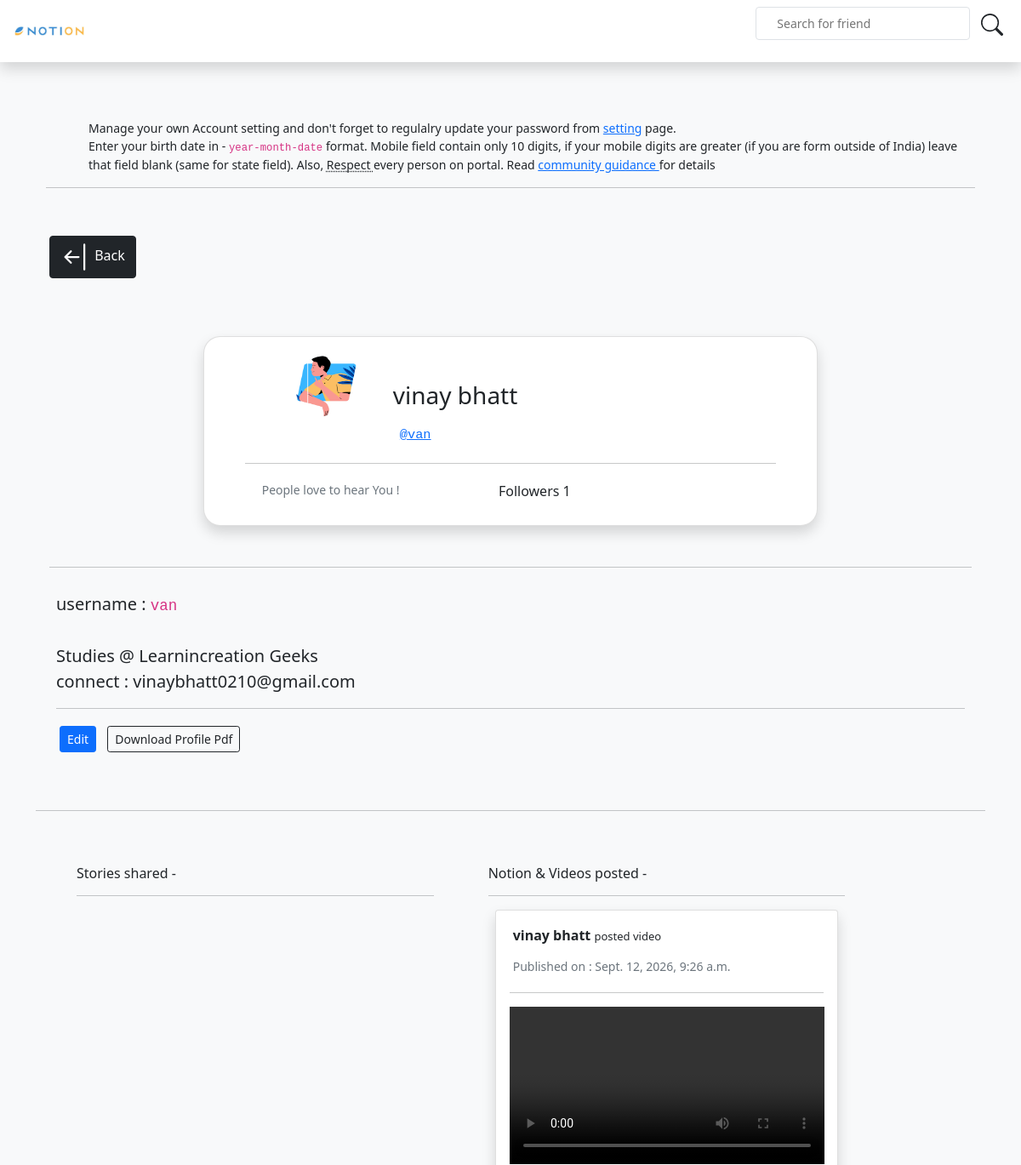
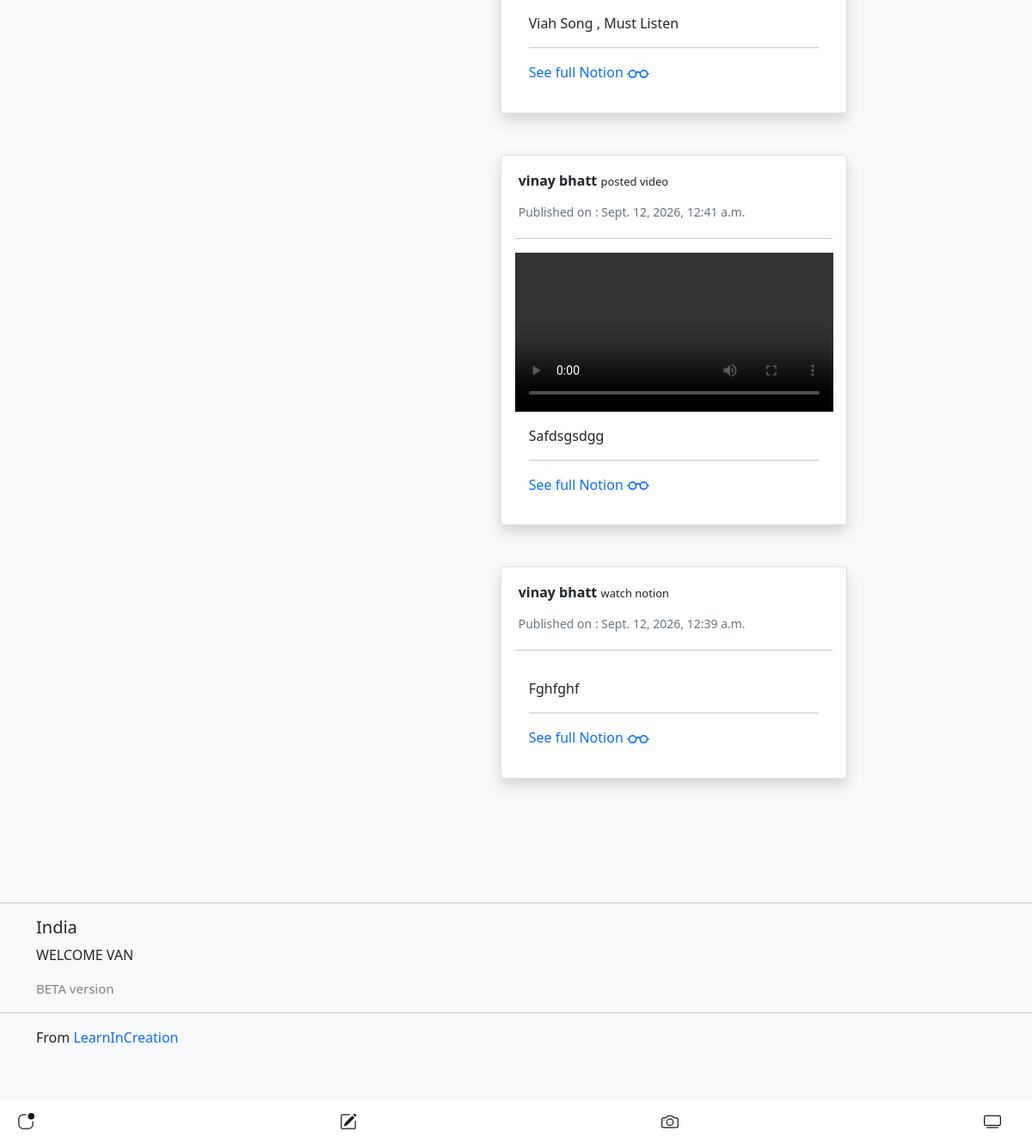
/accounts/profile/1/ (signed in), run on the app's committed database (2 pictures, top to bottom).
### accounts/models.py (models this page shows, shortened)
class UserProfile(models.Model):
    user = models.OneToOneField(User, primary_key=True, verbose_name='user', related_name='profile', on_delete=models.CASCADE)
    bio = models.CharField(max_length=500, blank=True, null= True)
    mobile = models.CharField(max_length=10, blank=True, null= True)
    birth_date = models.DateField(null=True, blank=True)
    relationship = models.CharField( max_length=30 , choices= relation , null=True , blank=True)
    academicbackground = models.CharField( max_length=40, choices=standard , null=True , blank=True)
    school_name = models.CharField(max_length=250, blank=True, null= True)
    address = models.CharField(max_length=250, blank=True, null= True)
    address_line_2 = models.CharField(max_length=250, blank=True, null= True)
    region = models.CharField(max_length=100 , choices=region, blank=True, null=True)
    country = models.CharField(max_length=100 , choices=countries, blank=True, null=True)
    state = models.CharField(max_length=100 , choices=state, blank=True, null=True)
    picture = models.ImageField(upload_to='uploads/profile_pictures', default ='default.png', null=True, blank=True)
    follower = models.ManyToManyField(User, blank=True, related_name='follower')
    @property
    def mediaURL(self):
        try :
            url = self.picture.url
        except :
            url = ''
        return url

### post/models.py (models this page shows, shortened)
class video(models.Model):
	subject = models.CharField(max_length = 500)
	published = models.DateTimeField(default = timezone.now)
	video = models.FileField( max_length = 500, null= True , blank = True)
	author = models.ForeignKey(User, on_delete=models.CASCADE)
	likes = models.ManyToManyField(User, related_name='videolike', default=None, blank=True)
	@property
	def mediaURL(self):
		try :
			url = self.video.url
		except :
			url = ''
		return url

### accounts/views.py (the view)
# urls.py: path('profile/<int:pk>/', ProfileView.as_view(), name='profile'),
class ProfileView(LoginRequiredMixin, View):
    def get(self, request, pk, *args, **kwargs):
        profile = UserProfile.objects.get(pk=pk)
        user = profile.user
        posts = Post.objects.filter(author = user).order_by('-published')
        videos = video.objects.filter(author = user).order_by('-published')
        followers = profile.follower.all()
        for follower in followers:
        	if follower == request.user:
        		is_following = True
        		break
        	else:
        		is_following = False
        if len(followers)== 0:
        	is_following= False
        number_of_followers = len(followers)
        context = {
            'user': user,
            'profile': profile,
            'posts': posts,
            'videos': videos,
            'number_of_followers' : number_of_followers,
            'is_following':is_following,
        }
        return render(request, 'accounts/profile.html', context)

### accounts/templates/accounts/profile.html (shortened to what this page needs)
bemy{% extends 'landing/main.html' %}
{% load static %}
{% load crispy_forms_tags %}
{% block navbar %}
<nav>
<small class="text-muted">
<form class="form" action="{% url 'search-user' %}" method="get" style="float: right;">
        <input class="flex-grow bg-gray-100 rounded border border-gray-400 focus:outline-none focus:border-indigo-500 text-base px-4 py-2 mr-4 mb-1 sm:mb-0 mt-0" type="search" name = 'queryuser' placeholder="Search for friend" aria-label="search" >
        <button class="text-dark btn btn-sm btn-white active" type = 'submit'>
</button>
      </form>
</small>
</nav>
{% endblock navbar%}
{% block content %}
 <main id="main" class="bg bg-light mt-1 pt-1">
	<div class="container  mb-5">
		<div class="row mt-1 pt-1">
			<nav class="navbar fixed-bottom navbar-light bg-white text-dark shadow-sm">
			  <a class="navbar-brand p-2" href="{% url 'post-list' %}">
			  </a>
			  <a class="navbar-brand p-2" href="{% url 'post-create' %}">
			  </a>
			  <a class="navbar-brand p-2" href="{% url 'video-create' %}">
			  </a>
			  <a class="navbar-brand p-2" href="{% url 'video-list' %}">
			</a>
			</nav>
		</div>
<div class="container">
    <div class="container-fluid" style = "margin-top:100px; padding-left:50px; shadow">
       <small> Manage your own Account setting and don't forget to regulalry update your password from <a href="{% url 'setting' %}">setting</a> page.<br> Enter your birth date in - <code>year-month-date</code> format.
                Mobile field contain only 10 digits, if your mobile digits are greater (if you are form outside of India) leave that field blank (same for state field).
                Also, <abbr title= " It's your responsiblity to Treat everybody like the way you want to be Treated. Being Social is a sign of being Responsible. "> Respect </abbr> every person on portal. Read <a href="{% url 'community' %}">community guidance </a> for details </small>
    </div>
    <hr>
    <div class="row mt-5">
        <div class="col-md-3 col-sm-6 mt-1">
            <a href="{% url 'indexpage' %}" class="btn btn-dark text-white m-1"> Back
        </a>
        </div>
    </div>
    <div class="row justify-content-center mt-5 p-3">
        <div class="card col-md-8 col-sm-12 px-5 pt-3 shadow mb-5" style="border-radius: 20px;">
           <div class="row">
            {% if profile.picture %}
                <div class="col-md-3 sm-3 lg-3">
                    <img src="{{ profile.picture.url }}"  width="80" height="80"  style="float: center; border-radius: 20px; float: right;">
                </div>
                {% endif %}
                <div class="col-md-9 sm-9 lg-9 mt-4" style="font-size: 15px;" >
                    {% if user.first_name %}
                        <h3 class="m-1 p-2 justify-content-center" style="margin-left: 2px;">{{ user.first_name }} {{user.last_name}} <br> </h3>
                    {% endif %}
                    {% if user == request.user %}
                    <h5 class="p-1 m-1 justify-content-center">
                        <small class="text-primary m-1 p-2"><a href="{% url 'profile' profile.pk %}"> <code>@{{user.username}}</code></a>
                    </small>
                </h5>
                {% endif %}
            </div>
        </div>
        <hr>
                <div class="row pb-4">
                <div class="col-md-5 sm-5 lg-5 m-1">
                    {% if user == request.user %}
                        <span class="m-2 p-2 text-muted" style = 'font-size:14px;'>People love to hear You ! </span>
                    {% else %}
                       <span class="m-2 p-2 text-muted" style = "font-size:14px;">Love to hear from this person ?</span>
                    {% endif %}
                </div>
                {% if  user == request.user %}
                    <div class="col-md-3 sm-3 lg-3 m-1">
                       <span class="m-2 p-2"><h7> <a href="{% url 'followers' profile.pk %}" style="text-decoration: none;" class="text-dark"> Followers </a> </h7> {{number_of_followers}}</span>
                </div>
                {% else %}
                <div class="col-md-3 sm-3 lg-3 m-1">
                       <span class="m-2 p-2"><h7>  Followers </h7> {{number_of_followers}}</span>
                </div>
                {% endif %}
                  <div class="col-md-1 sm-1 lg-1 m-1">
                </div>
            </div>
    </div>
                <hr>
                <div class="m-1 p-2 mb-4" style="font-size: 20px;  font-weight: normal;">
                    {% if user == request.user %}
                    <span>username : <code>{{ user.username }}</code></span><br>
    				{% endif %}
                     <br>
                    {% if profile.school_name %}
                    <span>Studies @  {{ profile.school_name }}</span>
                    {% else %}
                    <span>Studies @ Learnincreation Geeks</span>
                    {% endif %}
                    <br>connect : {{user.email}}
                   {% if user == request.user %}
                    <hr>
                    <a href="{% url 'profile-edit' user.profile.pk %}" class="btn btn-sm btn-primary m-1">Edit </a>
                    <a href="{% url 'profile-pdf' %}" class="btn btn-sm btn-outline-dark m-1" target="--blank">Download Profile Pdf</a>
                {% endif %}
                </div>
        </div>
    </div>
<hr>
<div class="row p-3" style="margin:auto; padding: auto; ">
        <div class="col-md-5 lg-5 sm-12 m-3 p-3" >
          <h6> Stories  shared -</h6>
          <hr>
      </div>
         <div class="col-md-5 lg-5 sm-12 m-3 p-3" >
          <h6> Notion & Videos  posted - </h6>
          <hr>
                {% for watch in videos %}
            <div>
          <div class="card m-2 shadow p-3 mb-5 bg-white rounded" style="width: inherit;"  >
            <a href="{% url 'profile' watch.author.profile.pk %}" style="text-decoration: none;" class="text-dark">
              <h6 class="p-1" style="font-weight: bolder;">{{watch.author.first_name}} {{watch.author.last_name}}
              <span style="font-weight: lighter; font-size: 13px;">
               {% if watch.mediaURL %}
                posted video
                {% else %}
                watch notion
               {% endif %}
              </span>
          </h6></a>
             <small class="text-muted p-1">Published on : {{watch.published}}</small>
             <hr>
            {% if watch.mediaURL %}
            <video style="width: inherit; height: inherit;" controls>
                <source src="{{watch.mediaURL}}" type="video/mp4">
              </video>
            {% endif %}
            <div class="card-body">
              <p class="card-title" style="text-transform:capitalize;">{{watch.subject}}</p>
            <hr>
            <div class="btn-group" role="group" aria-label="reaction">
              <a href="{% url 'video-detail' watch.pk %}" class=" font-weight-light" style="text-decoration: none;">
											   See full Notion
											    </a>
            </div>
            </div>
          </div>
        </div>
      {% endfor %}
        </div>
</div>
</div>
{% endblock content %}

### landing/templates/landing/main.html (shortened to what this page needs)
{% load static %}
<!doctype html>
<html lang="en">
  <head>
    <link href="https://cdn.jsdelivr.net/npm/bootstrap@5.0.2/dist/css/bootstrap.min.css" rel="stylesheet">
  </head>
  <body style="background_color:#000; margin:auto padding:auto " >
  <nav class="navbar fixed-top navbar-light bg-white shadow">
      <div class="container-fluid">
        <a class="navbar-brand" href="{% url 'indexpage' %}"><img src="{% static 'landing/images/notion-logo.jpeg' %}" style="width:100px;" ></a>
        {% block navbar %}
        {% endblock navbar %}
      </div>
  </nav>
    {% block content %}
    {% endblock content %}
      <div class="footer bg-light text-dark " id="footer" style="background-color: #e8e8e8; " >
      <hr>
          <div class= "container" >
              <div class="row">
               <h5  class="text-dark ">  <span style = " text-align:right; "> India </h5> <p style="text-transform:uppercase;">   Welcome {{ request.user.username }} </p>
                <span style="color: grey; font-size: 15px; "> BETA version </span>
              </div>
          </div>
                <hr>
                <div class="container copyright mb-5">
                    <div class="row">
                        <div class="col-md-6 mb-5">
                            <p>From <a href="http://www.learnincreation.co.in" style="text-decoration: none;">LearnInCreation</a></p>
                        </div>
                    </div>
                </div>
            </div>
  </body>
</html>

### data on the page
UserProfile: picture (placeholder picture)
video: author.first_name "vinay", author.last_name "bhatt", shows "posted video", published "Sept. 12, 2026, 9:26 a.m.", subject "Viah Song , Must Listen"
video: author.first_name "vinay", author.last_name "bhatt", shows "posted video", published "Sept. 12, 2026, 12:41 a.m.", subject "Safdsgsdgg"
video: author.first_name "vinay", author.last_name "bhatt", video "watch notion", published "Sept. 12, 2026, 12:39 a.m.", subject "Fghfghf"

### other printed values
{{ user.first_name }} "vinay"
{{ user.last_name }} "bhatt"
{{ user.username }} "van"
{{ number_of_followers }} "1"
{{ user.email }} "vinaybhatt0210@gmail.com"
{{ request.user.username }} "VAN"
